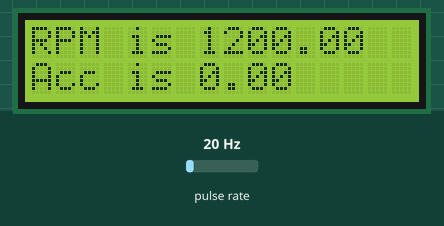
Bench run of a sketch on a simulated Arduino Uno, built with avr-gcc and run on an emulated ATmega328P. On the bench: 16×2 character LCD. Wiring (inferred from the names in the program): pulse sensor: data pin 2. The inputs (shaded band) are chosen by the test bench; at power-on: pulse rate 20 Hz.

Above: at 1.2 s.
1.3 s: pulse rate (sensor on pin 2) set to 4 Hz
At 2.35 s:
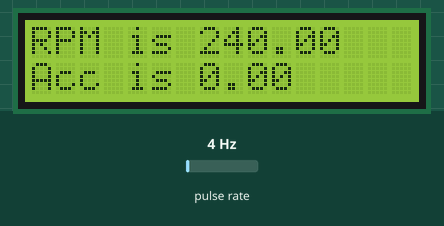
4.3 s: pulse rate (sensor on pin 2) set to 50 Hz
At 4.52 s:
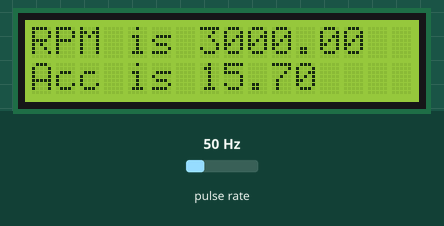
5.9 s: pulse rate (sensor on pin 2) set to 100 Hz
At 8.52 s:
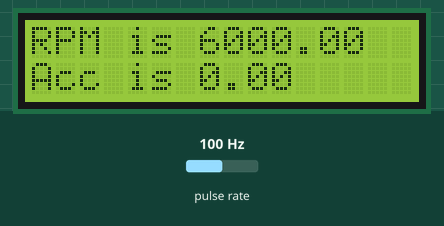
Timing chart, 0 to 10.0 s (numbered marks = the images above; inputs shaded):
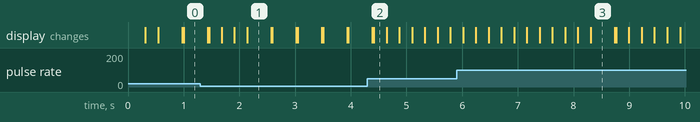

Measured:
- what the display in image 1 shows lasts 0.5 s, from 2.1 s to 2.6 s

The sketch:

RPM_with_IR.ino
```cpp
#define IR_Sensor 2 /*D2 IR pin defined*/
#include <LiquidCrystal_I2C.h>
#include <Wire.h>

volatile int tick = 0;
volatile unsigned long time1 = 0;
volatile unsigned long time2 = 0;
volatile unsigned long rev = 0;
float r = 0.05; //change radius
float rpm_old;
unsigned long time_diff;
float rpm;
float acc;
LiquidCrystal_I2C lcd(0x27, 16, 2);

void setup()
{
  lcd.init();                      // initialize the lcd
  lcd.backlight();
  pinMode(IR_Sensor, INPUT);   /*IR Pin D2 defined as Input*/
  attachInterrupt(digitalPinToInterrupt(IR_Sensor), REV, FALLING); // Change to RISING if IR sensor triggers on rising edge
  //Serial.begin(9600);
}

void loop()
{

  rpm_old = rpm;
  rpm = (1 / (time_diff/  60000.0));
  lcd.setCursor(0, 0);
  lcd.print("RPM is ");
  //lcd.setCursor(0, 1);
  lcd.print(rpm);
  if(rpm_old == rpm){
      acc = 0;
    }
    else{
      acc = rpm*3.14*2/60*r;
    }
  //Serial.println(rpm);
  //delay(800);
  //lcd.clear();
  lcd.setCursor(0, 1);
  lcd.print("Acc is ");
  //lcd.setCursor(0, 1);
  lcd.print(acc); // acceleration
  delay(200);
  lcd.clear();
}


void REV()
{
  if (tick == 0)
  {
    time1 = millis();
    tick = 1;
  }
  else if (tick == 1)
  {
    time2 = millis();
    tick = 0;
    time_diff = time2 - time1;
  }
}
```
